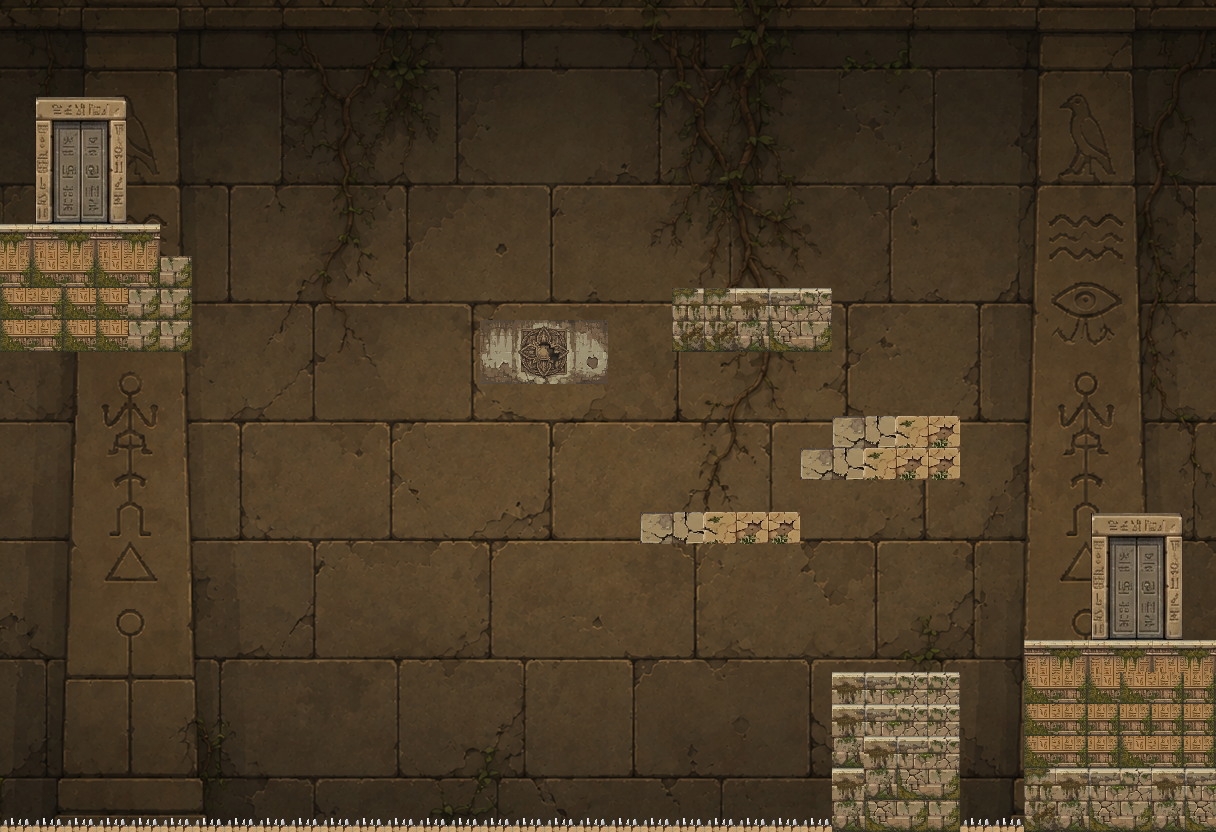

The image is a tile-based game level rendered from a .tmx file. Its description and source (layers, tilesets, objects; grid data summarised) follow:
An orthogonal 38x26 tile map with 32x32 px tiles, 2 tile layers (Livello tile 1, Livello tile 2), 4 tilesets and 13 objects (10x solid, finish, start, kill).

<map version="1.10" tiledversion="1.11.2" orientation="orthogonal" renderorder="right-down" width="38" height="26" tilewidth="32" tileheight="32" infinite="0" nextlayerid="4" nextobjectid="15">
 <properties>
  <property name="dimensionePersonaggio" type="float" value="57.6" />
  <property name="uscita" value="tocco" />
  <property name="titolo" value="Le gallerie" />
 </properties>
 <tileset firstgid="1" source="SfondoPresente_v2.tsx" />
 <tileset firstgid="1537" source="GrigliaPresente.tsx" />
 <tileset firstgid="1693" source="Griglia.tsx" />
 <tileset firstgid="1933" source="Sfondo2.tsx" />
 <layer id="1" name="Livello tile 1" width="38" height="26">
  <data>[988 cells, 988 non-empty, 988 distinct tile ids]</data>
 </layer>
 <objectgroup id="3" name="Livello di oggetti 1">
  <object id="1" name="solid" x="672" y="288" width="160" height="64" />
  <object id="2" name="solid" x="832" y="416" width="128" height="64" />
  <object id="3" name="solid" x="800" y="448" width="32" height="32" />
  <object id="4" name="solid" x="640" y="512" width="160" height="32" />
  <object id="5" name="solid" x="480" y="320" width="128" height="64" />
  <object id="6" name="solid" x="160" y="256" width="32" height="96" />
  <object id="7" name="solid" x="0" y="224" width="160" height="128" />
  <object id="8" name="solid" x="1024" y="640" width="192" height="192" />
  <object id="9" name="solid" x="832" y="672" width="128" height="160" />
  <object id="10" name="finish" x="32" y="96" width="96" height="128" />
  <object id="11" name="start" x="1088" y="512" width="96" height="128" />
  <object id="12" name="solid" x="0" y="832" width="1216" height="32" />
  <object id="13" name="kill" x="0" y="816.631" width="1023.08" height="15.3692" />
 </objectgroup>
 <layer id="2" name="Livello tile 2" width="38" height="26">
  <data>[988 cells, 163 non-empty, 37 distinct tile ids]</data>
 </layer>
</map>
